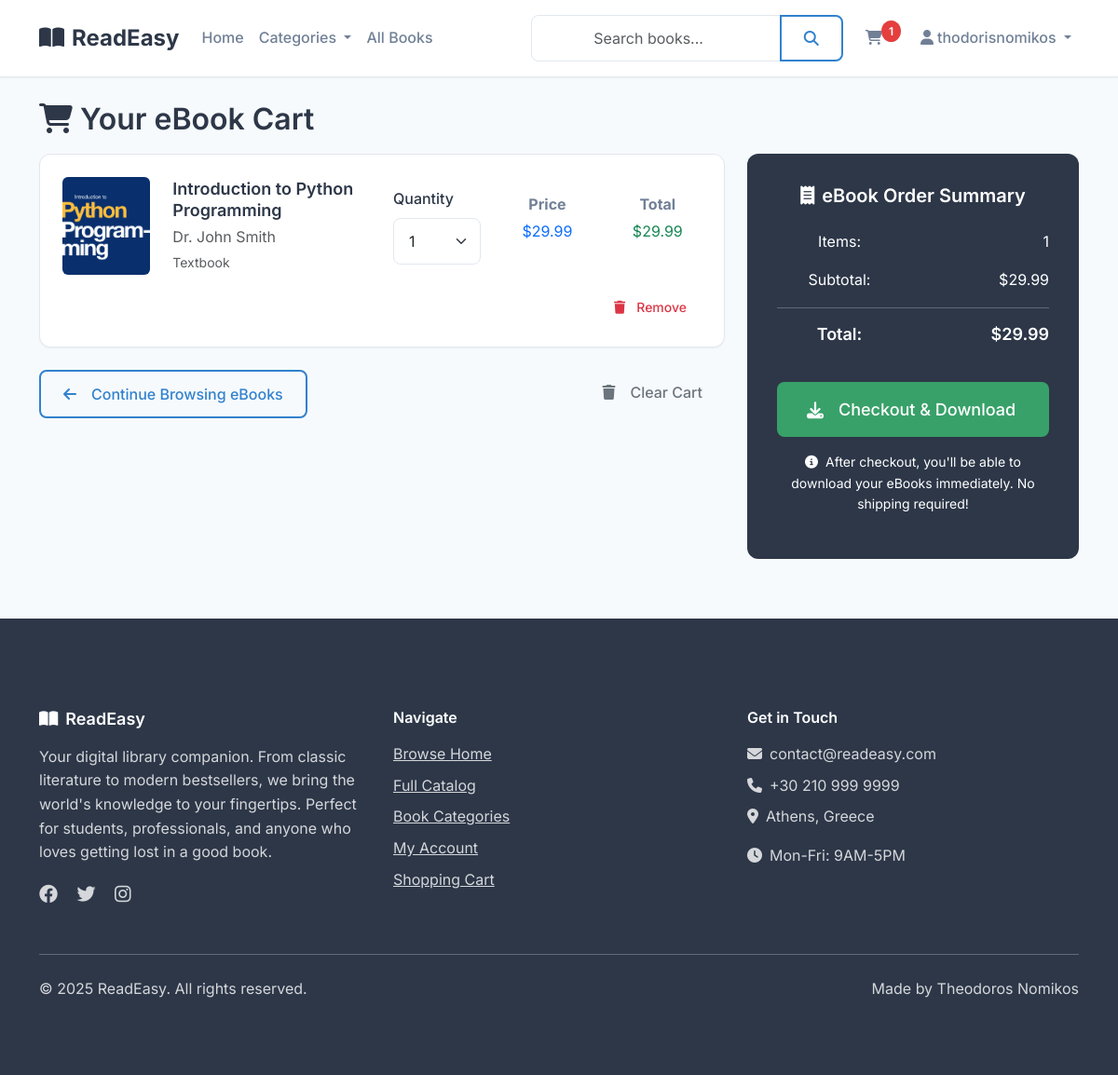
The app's page /cart/ (signed in), older data.
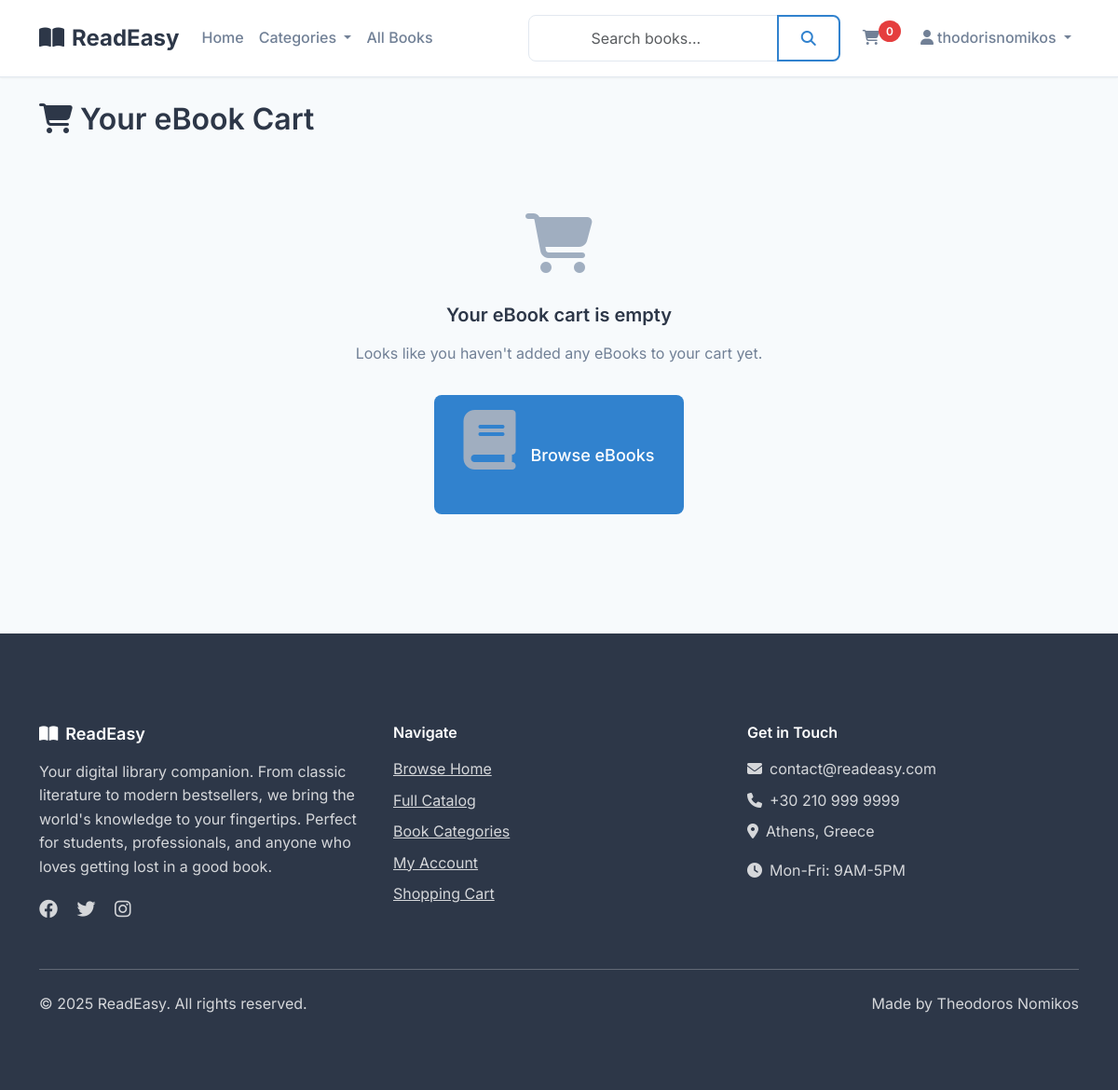
The same page, newer data.
### cart/models.py (models this page shows, shortened)
class CartItem(models.Model):
    cart = models.ForeignKey(Cart, on_delete=models.CASCADE, related_name='items')
    book = models.ForeignKey(Book, on_delete=models.CASCADE)
    quantity = models.PositiveIntegerField(default=1)
    added_at = models.DateTimeField(auto_now_add=True)
    class Meta:
        unique_together = ['cart', 'book']
    @property
    def total_price(self):
        return self.book.price * self.quantity

class Cart(models.Model):
    user = models.ForeignKey(User, on_delete=models.CASCADE)
    created_at = models.DateTimeField(auto_now_add=True)
    updated_at = models.DateTimeField(auto_now=True)
    @property
    def total_price(self):
        return sum(item.total_price for item in self.items.all())
    @property
    def item_count(self):
        return self.items.count()

### books/models.py (models this page shows, shortened)
class Book(models.Model):
    GENRE_CHOICES = [
        ('romance', 'Romance'),
        ('mystery', 'Mystery'),
        ('sci-fi', 'Science Fiction'),
        ('fantasy', 'Fantasy'),
        ('biography', 'Biography'),
        ('history', 'History'),
        ('self-help', 'Self-Help'),
        ('business', 'Business'),
        ('textbook', 'Textbook'),
        ('reference', 'Reference'),
        ('study-guide', 'Study Guide'),
        ('children', 'Children\'s Books'),
    ]
    title = models.CharField(max_length=200)
    author = models.CharField(max_length=200)
    isbn = models.CharField(max_length=13, unique=True)
    genre = models.CharField(max_length=20, choices=GENRE_CHOICES)
    category = models.ForeignKey(Category, on_delete=models.CASCADE, related_name='books')
    price = models.DecimalField(max_digits=10, decimal_places=2, validators=[MinValueValidator(Decimal('0.01'))])
    description = models.TextField()
    publication_year = models.IntegerField()
    publisher = models.CharField(max_length=200)
    page_count = models.PositiveIntegerField()
    cover_image = models.ImageField(upload_to='book_covers/', blank=True, null=True)
    average_rating = models.DecimalField(max_digits=3, decimal_places=2, default=0.00)
    total_ratings = models.PositiveIntegerField(default=0)
    created_at = models.DateTimeField(auto_now_add=True)
    updated_at = models.DateTimeField(auto_now=True)
    class Meta:
        ordering = ['-created_at']

### cart/views.py (the view)
# urls.py: path('', views.cart_detail, name='cart_detail'),
@login_required
def cart_detail(request):
    user_cart, created = Cart.objects.get_or_create(user=request.user)
    cart_items = user_cart.items.all()
    context = {
        'cart': user_cart,
        'cart_items': cart_items,
    }
    return render(request, 'cart/cart_detail.html', context)

### cart/context_processors.py (called while the page is built)
def cart_item_count(request):
    if request.user.is_authenticated:
        try:
            cart = Cart.objects.get(user=request.user)
            return {'cart_item_count': cart.item_count}
        except Cart.DoesNotExist:
            return {'cart_item_count': 0}
    return {'cart_item_count': 0}

### templates/cart/cart_detail.html (shortened to what the changed rows need)
{% extends 'base/base.html' %}
{% load static %}
{% block content %}
<div class="container my-4">
    <div class="row">
        <div class="col-12">
            <h2 class="mb-3">
                <i class="fas fa-shopping-cart me-2"></i>Your eBook Cart
            </h2>
        </div>
    </div>
    {% if cart_items %}
    <div class="row">
        <div class="col-lg-8">
            <div class="cart-items">
                {% for item in cart_items %}
                <div class="cart-item" data-item-id="{{ item.id }}">
                    <div class="row align-items-center">
                        <div class="col-md-2">
                            {% if item.book.cover_image %}
                                <img src="{{ item.book.cover_image.url }}" alt="{{ item.book.title }}" class="img-fluid rounded">
                            {% else %}
                                <div class="bg-light rounded d-flex align-items-center justify-content-center" style="height: 100px;">
                                    <i class="fas fa-book fa-2x text-muted"></i>
                                </div>
                            {% endif %}
                        </div>
                        <div class="col-md-4">
                            <h5 class="mb-1">{{ item.book.title }}</h5>
                            <p class="text-muted mb-1">{{ item.book.author }}</p>
                            <p class="text-muted small mb-0">{{ item.book.get_genre_display }}</p>
                        </div>
                        <div class="col-md-2">
                            <label for="quantity-{{ item.id }}" class="form-label">Quantity</label>
                            <select class="form-select update-quantity" id="quantity-{{ item.id }}" data-item-id="{{ item.id }}">
                                {% for i in "12345678910" %}
                                    <option value="{{ forloop.counter }}" {% if item.quantity == forloop.counter %}selected{% endif %}>{{ forloop.counter }}</option>
                                {% endfor %}
                            </select>
                        </div>
                        <div class="col-md-2 text-center">
                            <p class="mb-1"><strong>Price</strong></p>
                            <p class="text-primary">${{ item.book.price }}</p>
                        </div>
                        <div class="col-md-2 text-center">
                            <p class="mb-1"><strong>Total</strong></p>
                            <p class="text-success item-total">${{ item.total_price }}</p>
                        </div>
                        <div class="col-md-12 text-end mt-3">
                            <button class="btn btn-outline-danger btn-sm remove-from-cart" data-item-id="{{ item.id }}" data-book-title="{{ item.book.title }}">
                                <i class="fas fa-trash me-1"></i>Remove
                            </button>
                        </div>
                    </div>
                </div>
                {% endfor %}
            </div>
            <div class="mt-4">
                <div class="row">
                    <div class="col-md-6">
                        <a href="{% url 'books:book_list' %}" class="btn btn-outline-primary">
                            <i class="fas fa-arrow-left me-2"></i>Continue Browsing eBooks
                        </a>
                    </div>
                    <div class="col-md-6 text-end">
                        <button type="button" class="btn btn-outline-secondary clear-cart-btn">
                            <i class="fas fa-trash me-2"></i>Clear Cart
                        </button>
                    </div>
                </div>
            </div>
        </div>
        <div class="col-lg-4">
            <div class="cart-total">
                <h4 class="mb-4">
                    <i class="fas fa-receipt me-2"></i>eBook Order Summary
                </h4>
                <div class="row mb-3">
                    <div class="col-6">
                        <span>Items:</span>
                    </div>
                    <div class="col-6 text-end">
                        <span>{{ cart.item_count }}</span>
                    </div>
                </div>
                <div class="row mb-3">
                    <div class="col-6">
                        <span>Subtotal:</span>
                    </div>
                    <div class="col-6 text-end">
                        <span class="cart-total-amount">${{ cart.total_price }}</span>
                    </div>
                </div>
                <hr>
                <div class="row mb-4">
                    <div class="col-6">
                        <h5>Total:</h5>
                    </div>
                    <div class="col-6 text-end">
                        <h5 class="cart-total-amount">${{ cart.total_price }}</h5>
                    </div>
                </div>
                <div class="d-grid">
                    <a href="{% url 'cart:checkout' %}" class="btn btn-success btn-lg">
                        <i class="fas fa-download me-2"></i>Checkout & Download
                    </a>
                </div>
                <div class="mt-3">
                    <p class="text-white small">
                        <i class="fas fa-info-circle me-1"></i>
                        After checkout, you'll be able to download your eBooks immediately. No shipping required!
                    </p>
                </div>
            </div>
        </div>
    </div>
    {% else %}
    <div class="row">
        <div class="col-12">
            <div class="empty-state">
                <i class="fas fa-shopping-cart"></i>
                <h4>Your eBook cart is empty</h4>
                <p>Looks like you haven't added any eBooks to your cart yet.</p>
                <a href="{% url 'books:book_list' %}" class="btn btn-primary btn-lg">
                    <i class="fas fa-book me-2"></i>Browse eBooks
                </a>
            </div>
        </div>
    </div>
    {% endif %}
</div>
{% endblock %}

### templates/base/header.html (shortened to what this page needs)
{% load static %}
<header>
    <nav class="navbar navbar-expand-lg">
        <div class="container">
            <a class="navbar-brand" href="{% url 'home' %}">
                <i class="fas fa-book-open me-2"></i>ReadEasy
            </a>
            <div class="collapse navbar-collapse" id="navbarNav">
                <ul class="navbar-nav me-auto">
                    <li class="nav-item">
                        <a class="nav-link {% if request.resolver_match.url_name == 'home' %}active{% endif %}" href="{% url 'home' %}">Home</a>
                    </li>
                    <li class="nav-item dropdown">
                        <a class="nav-link dropdown-toggle" href="#" role="button" data-bs-toggle="dropdown" aria-expanded="false">
                            Categories
                        </a>
                    </li>
                    <li class="nav-item">
                        <a class="nav-link {% if request.resolver_match.url_name == 'book_list' %}active{% endif %}" href="{% url 'books:book_list' %}">All Books</a>
                    </li>
                </ul>
                <form class="d-flex me-3" method="GET" action="{% url 'books:search' %}">
                    <div class="input-group">
                        <input class="form-control" type="search" name="q" placeholder="Search books..." value="{{ request.GET.q }}" aria-label="Search">
                        <button class="btn btn-outline-primary" type="submit">
                            <i class="fas fa-search"></i>
                        </button>
                    </div>
                </form>
                <ul class="navbar-nav">
                    {% if user.is_authenticated %}
                        <li class="nav-item">
                            <a class="nav-link position-relative" href="{% url 'cart:cart_detail' %}">
                                <i class="fas fa-shopping-cart"></i>
                                <span class="cart-count">{{ cart_item_count|default:0 }}</span>
                            </a>
                        </li>
                        <li class="nav-item dropdown">
                            <a class="nav-link dropdown-toggle" href="#" role="button" data-bs-toggle="dropdown" aria-expanded="false">
                                <i class="fas fa-user me-1"></i>{{ user.username }}
                            </a>
                        </li>
                    {% endif %}
                </ul>
            </div>
        </div>
    </nav>
</header>

Row changes from the older to the newer data that the page shows:
removed CartItem: book.cover_image (picture), book "Introduction to Python Programming", book.author "Dr. John Smith", book.genre "Textbook", quantity+id "1", book.price "29.99", total_price "29.99"
no longer on this page (row unchanged): Cart: item_count "1", total_price "29.99"
Text that changed along with them:
{{ cart_item_count|default:0 }}: "1" → "0"
text no longer shown: "Continue Browsing eBooks Clear Cart eBook Order Summary Items: Subtotal: $ Total: $ Checkout & Download After checkout, you'll be able to download your eBooks immediately. No shipping required!"
text now shown: "Your eBook cart is empty Looks like you haven't added any eBooks to your cart yet. Browse eBooks"
